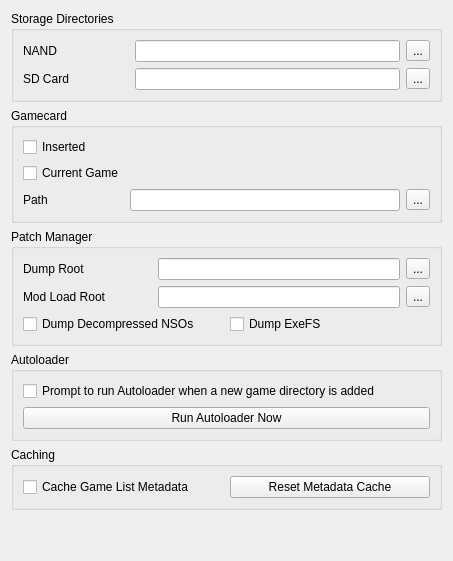
<?xml version="1.0" encoding="UTF-8"?>
<ui version="4.0">
 <class>ConfigureFilesystem</class>
 <widget class="QWidget" name="ConfigureFilesystem">
  <property name="geometry">
   <rect>
    <x>0</x>
    <y>0</y>
    <width>453</width>
    <height>561</height>
   </rect>
  </property>
  <property name="windowTitle">
   <string>Form</string>
  </property>
  <property name="accessibleName">
   <string>Filesystem</string>
  </property>
  <layout class="QVBoxLayout" name="verticalLayout">
   <item>
    <layout class="QVBoxLayout" name="verticalLayout_3">
     <item>
      <widget class="QGroupBox" name="groupBox">
       <property name="title">
        <string>Storage Directories</string>
       </property>
       <layout class="QGridLayout" name="gridLayout">
        <item row="0" column="0">
         <widget class="QLabel" name="label">
          <property name="text">
           <string>NAND</string>
          </property>
         </widget>
        </item>
        <item row="0" column="3">
         <widget class="QToolButton" name="nand_directory_button">
          <property name="text">
           <string>...</string>
          </property>
         </widget>
        </item>
        <item row="0" column="2">
         <widget class="QLineEdit" name="nand_directory_edit"/>
        </item>
        <item row="1" column="2">
         <widget class="QLineEdit" name="sdmc_directory_edit"/>
        </item>
        <item row="1" column="0">
         <widget class="QLabel" name="label_2">
          <property name="text">
           <string>SD Card</string>
          </property>
         </widget>
        </item>
        <item row="1" column="3">
         <widget class="QToolButton" name="sdmc_directory_button">
          <property name="text">
           <string>...</string>
          </property>
         </widget>
        </item>
        <item row="0" column="1">
         <spacer name="horizontalSpacer">
          <property name="orientation">
           <enum>Qt::Horizontal</enum>
          </property>
          <property name="sizeType">
           <enum>QSizePolicy::Maximum</enum>
          </property>
          <property name="sizeHint" stdset="0">
           <size>
            <width>60</width>
            <height>20</height>
           </size>
          </property>
         </spacer>
        </item>
       </layout>
      </widget>
     </item>
     <item>
      <widget class="QGroupBox" name="groupBox_2">
       <property name="title">
        <string>Gamecard</string>
       </property>
       <layout class="QGridLayout" name="gridLayout_2">
        <item row="2" column="1">
         <widget class="QLabel" name="label_3">
          <property name="text">
           <string>Path</string>
          </property>
         </widget>
        </item>
        <item row="2" column="2">
         <widget class="QLineEdit" name="gamecard_path_edit"/>
        </item>
        <item row="0" column="1">
         <widget class="QCheckBox" name="gamecard_inserted">
          <property name="text">
           <string>Inserted</string>
          </property>
         </widget>
        </item>
        <item row="1" column="1">
         <widget class="QCheckBox" name="gamecard_current_game">
          <property name="text">
           <string>Current Game</string>
          </property>
         </widget>
        </item>
        <item row="2" column="3">
         <widget class="QToolButton" name="gamecard_path_button">
          <property name="text">
           <string>...</string>
          </property>
         </widget>
        </item>
       </layout>
      </widget>
     </item>
     <item>
      <widget class="QGroupBox" name="groupBox_4">
       <property name="title">
        <string>Patch Manager</string>
       </property>
       <layout class="QGridLayout" name="gridLayout_4">
        <item row="1" column="2">
         <widget class="QLineEdit" name="load_path_edit"/>
        </item>
        <item row="0" column="2">
         <widget class="QLineEdit" name="dump_path_edit"/>
        </item>
        <item row="0" column="3">
         <widget class="QToolButton" name="dump_path_button">
          <property name="text">
           <string>...</string>
          </property>
         </widget>
        </item>
        <item row="1" column="3">
         <widget class="QToolButton" name="load_path_button">
          <property name="text">
           <string>...</string>
          </property>
         </widget>
        </item>
        <item row="2" column="0" colspan="4">
         <layout class="QHBoxLayout" name="horizontalLayout">
          <item>
           <widget class="QCheckBox" name="dump_nso">
            <property name="text">
             <string>Dump Decompressed NSOs</string>
            </property>
           </widget>
          </item>
          <item>
           <widget class="QCheckBox" name="dump_exefs">
            <property name="text">
             <string>Dump ExeFS</string>
            </property>
           </widget>
          </item>
         </layout>
        </item>
        <item row="1" column="0">
         <widget class="QLabel" name="label_9">
          <property name="text">
           <string>Mod Load Root</string>
          </property>
         </widget>
        </item>
        <item row="0" column="0">
         <widget class="QLabel" name="label_8">
          <property name="text">
           <string>Dump Root</string>
          </property>
         </widget>
        </item>
        <item row="0" column="1">
         <spacer name="horizontalSpacer_2">
          <property name="orientation">
           <enum>Qt::Horizontal</enum>
          </property>
          <property name="sizeType">
           <enum>QSizePolicy::Fixed</enum>
          </property>
          <property name="sizeHint" stdset="0">
           <size>
            <width>40</width>
            <height>20</height>
           </size>
          </property>
         </spacer>
        </item>
       </layout>
      </widget>
     </item>
     <item>
      <widget class="QGroupBox" name="autoloader_group">
       <property name="title">
        <string>Autoloader</string>
       </property>
       <layout class="QVBoxLayout" name="verticalLayout_Autoloader">
        <item>
         <widget class="QCheckBox" name="prompt_for_autoloader">
          <property name="text">
           <string>Prompt to run Autoloader when a new game directory is added</string>
          </property>
         </widget>
        </item>
        <item>
         <widget class="QPushButton" name="run_autoloader_button">
          <property name="text">
           <string>Run Autoloader Now</string>
          </property>
         </widget>
        </item>
       </layout>
      </widget>
     </item>
     <item>
      <widget class="QGroupBox" name="groupBox_5">
       <property name="title">
        <string>Caching</string>
       </property>
       <layout class="QGridLayout" name="gridLayout_5">
        <item row="0" column="0" colspan="2">
         <layout class="QHBoxLayout" name="horizontalLayout_2">
          <item>
           <widget class="QCheckBox" name="cache_game_list">
            <property name="text">
             <string>Cache Game List Metadata</string>
            </property>
           </widget>
          </item>
          <item>
           <widget class="QPushButton" name="reset_game_list_cache">
            <property name="text">
             <string>Reset Metadata Cache</string>
            </property>
           </widget>
          </item>
         </layout>
        </item>
       </layout>
      </widget>
     </item>
    </layout>
   </item>
   <item>
    <spacer name="verticalSpacer">
     <property name="orientation">
      <enum>Qt::Vertical</enum>
     </property>
     <property name="sizeHint" stdset="0">
      <size>
       <width>20</width>
       <height>40</height>
      </size>
     </property>
    </spacer>
   </item>
  </layout>
 </widget>
 <resources/>
 <connections/>
</ui>
